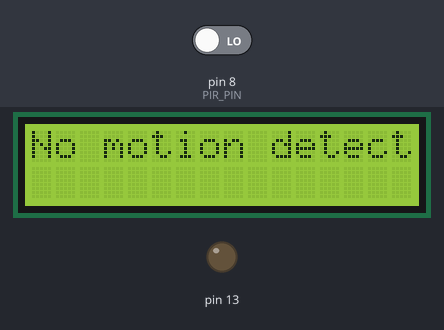
The sketch below on a simulated Arduino Uno, built with avr-gcc and run on an emulated ATmega328P. Parts: 16×2 character LCD, output pins drawn as LEDs (lit = HIGH). Inputs (shaded band) come from the test bench; at power-on: pin 8 (PIR_PIN) LOW.

Above: at 1.2 s.
1.3 s: pin 8 (PIR_PIN) driven HIGH
At 2.8 s:
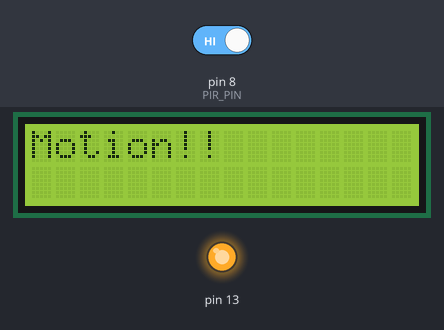
At 3.8 s:
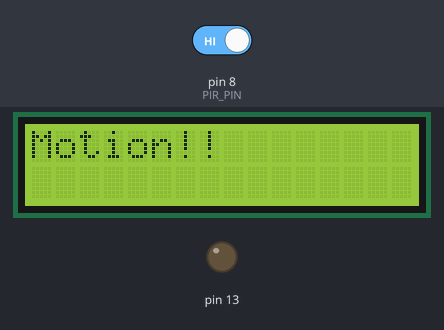
4.3 s: pin 8 (PIR_PIN) driven LOW
At 5.6 s:
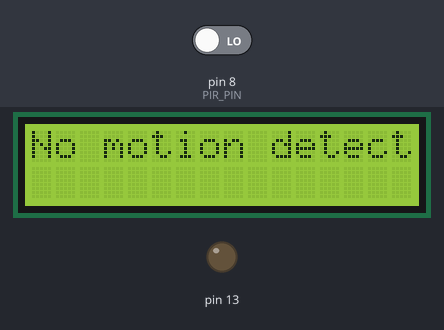
Timing chart, 0 to 7.3 s (numbered marks = the images above; inputs shaded):
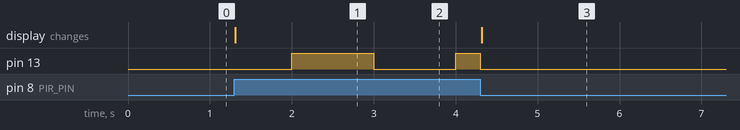

The sketch:

customer-detection.ino
```cpp
// |———————————————————————————————————————————————————————|
// |  made by Arduino_uno_guy 11/13/2019                   |
// |   https://create.arduino.cc/projecthub/arduino_uno_guy|
//  |———————————————————————————————————————————————————————|


#include <LiquidCrystal_I2C.h>

#define PIR_PIN 8

//initialize the liquid crystal library
//the first parameter is  the I2C address
//the second parameter is how many rows are on your screen
//the  third parameter is how many columns are on your screen
LiquidCrystal_I2C lcd(0x20,  16, 2);

int pirState = 0;
int prevState = 0;

void setup() {
  pinMode(PIR_PIN, INPUT);
  pinMode(13, OUTPUT);
  //initialize lcd screen
  lcd.init();
  lcd.backlight();
  lcd.clear();
    lcd.setCursor(0,0);
    lcd.print("No motion detected!");
  // turn on the backlight
  //lcd.backlight();
  Serial.begin(9600);
}
void loop() {
  //wait  for a second

  pirState = digitalRead(PIR_PIN);
  if(pirState == HIGH)
  {
    if(pirState != prevState)
    {
    	lcd.clear();
    lcd.setCursor(0,0);
    prevState = pirState;
       lcd.print("Motion!!");
    }

    digitalWrite(13, millis() % 2000 < 1000);
  }
  else if(pirState == LOW && pirState != prevState)
  {
    digitalWrite(13, 0);
  	lcd.clear();
    lcd.setCursor(0,0);
    lcd.print("No motion detected!");
    prevState = pirState;
  }


}

/*
While a movement is being detected:
	blink a led.
If it is not:
	just print a message once

*/
```

Measured:
- after the input at 1.3 s, pin 13: LOW → HIGH after 0.70 s, → LOW 1.0 s later, → HIGH 1.0 s later; the display: changes at once (image 1)
- after the input at 4.3 s, the display: changes at once (image 3)
